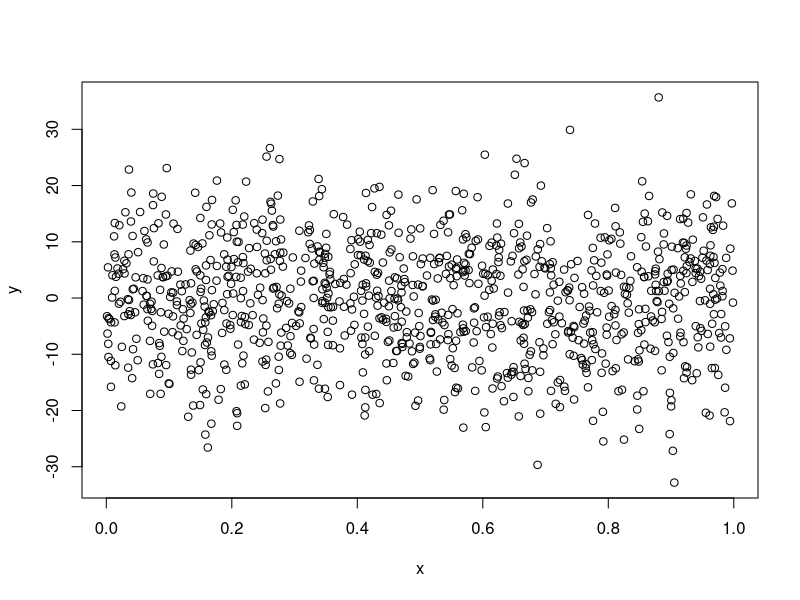

Reproduce this figure in R.
# This is a test using R and Github
# Rcode 

x <- runif(1000, min = 0, max = 1)
y <- rnorm(1000, mean = 0, sd = 10)
plot(x,y)

# Regression example 

epsilon <- rnorm(1000, 0, 1)
y <- x + epsilon

reg <- lm(y ~ x)
summary(reg)